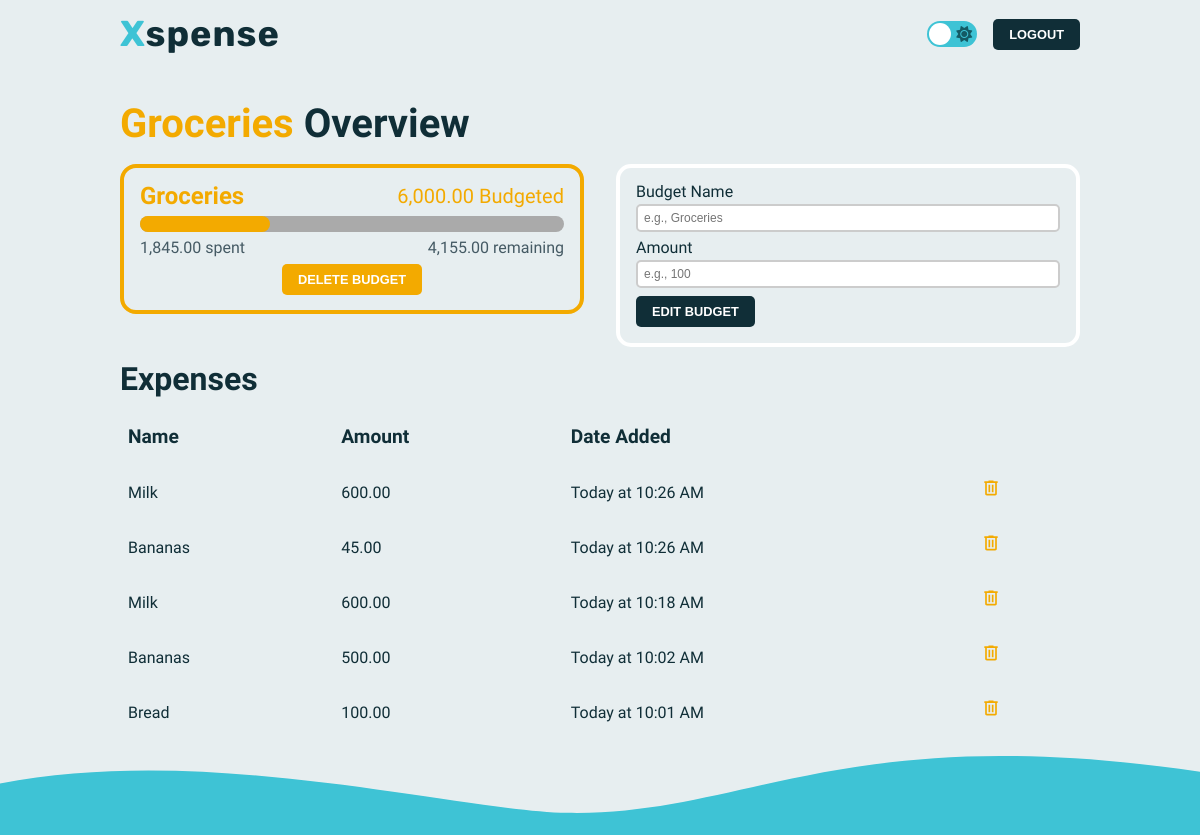
/budgets/Groceries (signed in), run on the app's committed database.
### models.py (models this page shows, shortened)
class Budget(db.Model, UserMixin):
    __tablename__ = "budget"
    id = db.Column(db.Integer, primary_key=True)
    name = db.Column(db.String(25), nullable=False)
    amount = db.Column(db.Float, nullable=False)
    spent = db.Column(db.Float, nullable=False, default=0)
    color = db.Column(db.String(9), nullable=False)
    date_added = db.Column(db.DateTime, default=datetime.utcnow)
    user_id = db.Column(db.Integer, db.ForeignKey("user.id"))
    expenses = db.relationship("Expense", backref="budget")

class Expense(db.Model, UserMixin):
    __tablename__ = "expense"
    id = db.Column(db.Integer, primary_key=True)
    name = db.Column(db.String(25), nullable=False)
    amount = db.Column(db.Float, nullable=False)
    date_added = db.Column(db.DateTime, default=datetime.utcnow)
    budget_id = db.Column(db.Integer, db.ForeignKey("budget.id"))
    user_id = db.Column(db.Integer, db.ForeignKey("user.id"))

### app.py (the view)
@app.route("/budgets/<name>")
@login_required
def budget_details(name):
    budget_form = BudgetForm()
    budget = Budget.query.filter_by(user_id=current_user.id).filter_by(name=name).first_or_404()
    return render_template(
        "details.html",
        budget=budget,
        budget_form=budget_form,
        curr_f=currency_formatter,
    )

### forms.py (shortened to what this page needs)
class BudgetForm(FlaskForm):
    name = StringField(
        "Budget Name",
        validators=[InputRequired(), length(min=3, max=20)],
        render_kw={"placeholder": "e.g., Groceries"},
    )
    amount = FloatField(
        "Amount",
        validators=[InputRequired()],
        render_kw={"placeholder": "e.g., 100"},
    )
    submit = SubmitField("Create Budget")

### app.py (called while the page is built)
@login_manager.user_loader
def load_user(user_id):
    return User.query.get(int(user_id))

### helpers.py (called while the page is built)
def currency_formatter(number):
    return "{:,.2f}".format(number)

### templates/details.html (shortened to what this page needs)
{% extends 'layout.html' %}
{% block header %}
<a href="/logout" ><button class="btn btn-small">logout</button></a>
{% endblock %}
{% block body %}
<div class="container dashboard">
  <h1 class="title"><span class="{{ budget.color }}">{{ budget.name }}</span> Overview</h1>
  <div class="create">
    <div class="budget-card {{ budget.color }}">
      <div class="row">
        <h3 class="sub-subtitle row-title {{ budget.color }}">{{ budget.name }}</h3>
        <p class="amount {{ budget.color }}">{{ curr_f(budget.amount) }} Budgeted</p>
      </div>
      <div class="row {{ budget.color }}">
        <progress max="{{ budget.amount }}" value="{{ budget.spent }}"></progress>
      </div>
      <div class="row progress-text">
        <small>{{ curr_f(budget.spent) }} spent</small>
        {% if budget.amount - budget.spent < 0 %}
        <small class="warn">{{  curr_f(budget.spent - budget.amount) }} overbudget</small>
        {% else %}
        <small>{{ curr_f(budget.amount - budget.spent) }} remaining</small>
        {% endif %}
      </div>
      <div class="row">
        <a href="/delete-budget/{{ budget.name }}"><button class="btn btn-small {{ budget.color }}">Delete Budget</button></a>
      </div>
    </div>
    <div class="card budget">
      <form action="/edit-budget" method="post" novalidate>
        <div class="form-control">
          {{ budget_form.name.label}}
          {{ budget_form.name(class="input")}}
        </div>
        <div class="form-control">
          {{ budget_form.amount.label}}
          {{ budget_form.amount(class="input")}}
        </div>
        <button class="btn btn-small">edit budget</button>
      </form>
    </div>
  </div>
  {% if budget.expenses %}
  <h2 class="subtitle">Expenses</h2>
  <table>
    <table>
      <tr>
        <th>Name</th>
        <th>Amount</th>
        <th>Date Added</th>
        <th></th>
      </tr>
        {% for expense in budget.expenses|reverse %}
          <tr>
            <td>{{ expense.name }}</td>
            <td>{{ curr_f(expense.amount) }}</td>
            <td>{{ moment(expense.date_added).calendar() }}</td>
            <td>
              <form action="/{{ budget.name }}/delete-expense" method="post">
                <button class="delete-expense" type="submit">
                  <svg
                    xmlns="http://www.w3.org/2000/svg"
                    height="20"
                    viewBox="0 -960 960 960"
                    width="24"
                    class="{{ budget.color }}"
                  >
                    <path
                      d="M280-120q-33 0-56.5-23.5T200-200v-520h-40v-80h200v-40h240v40h200v80h-40v520q0 33-23.5 56.5T680-120H280Zm400-600H280v520h400v-520ZM360-280h80v-360h-80v360Zm160 0h80v-360h-80v360ZM280-720v520-520Z"
                    />
                  </svg>
                </button>
              </form>
            </td>
          </tr>
      {% endfor %}
    </table>
    {% endif %}
</div>
{% endblock %}

### static/css/style.css (style rules this page uses)
:root { --primary-color: #3ec3d5; --secondary-color: #145a64; --light-color: #ffffff; --text-color: #102E37; --text-color-light: #455a64; --progress-color: #aaa; --accent-color1: #2fb64e; --accent-color2: #ff555f; --accent-color3: #55adff; --accent-color4: #f3aa00; --accent-color5: #F78D3F; --accent-color6: #145b96; --accent-color7: #3d5f06; --background-color: #e7eef0; --footer-color: #3ec3d5; --box-shadow: 0 0 8px #bbb; --main-font: "Source Sans 3", sans-serif; --logo-font: "Rubik", sans-serif; }
* { margin: 0; padding: 0; box-sizing: border-box; transition: 0.1s; }
body { font-family: var(--main-font); display: flex; flex-direction: column; justify-content: space-between; min-height: 100vh; background-color: var(--background-color); }
a { text-decoration: none; }
a, a:visited, a:hover, a:active { color: inherit; }
label { color: var(--text-color); }
.container { width: 80%; max-width: 1024px; margin: 0 auto; flex-grow: 1; padding: 1rem 0; }
.btn { text-transform: uppercase; padding: 0.625rem 1.25rem; font-size: 1rem; width: max-content; color: var(--light-color) !important; font-weight: 700; background-color: var(--text-color); border: none; border-radius: 5px; cursor: pointer; text-decoration: none; }
.btn-small { padding: 0.5rem 1rem; font-size: 0.8rem; }
.input { width: 100%; height: 2em; padding: 1em 0.5em; border: 2px solid #ccc; border-radius: 4px; background-color: white; font-size: 1rem; margin-top: 0.25rem; color: var(--text-color-light); }
.title { font-size: 2.5rem; font-weight: 700; margin: 0.5em 0; color: var(--text-color); }
.subtitle { font-size: 2rem; font-weight: 700; margin-bottom: 0.5em; color: var(--text-color); }
.sub-subtitle { font-size: 1.25rem; font-weight: 700; margin-bottom: 0.5em; color: var(--text-color); }
.create { display: grid; grid-template-columns: 1fr 1fr; gap: 2rem; }
.create .input { width: 100%; padding: 1em 0.5em; border-radius: 5px; background-color: white; font-size: 0.75rem; margin-top: 0.25rem; color: var(--text-color-light); }
.card { border-radius: 15px; padding: 1rem; margin-bottom: 1rem; position: relative; border: 4px solid var(--light-color); }
.create form { display: flex; flex-direction: column; gap: 0.5rem; }
.form-control { display: flex; flex-direction: column; position: relative; }
.budget-card { padding: 1rem; height: 150px; border-radius: 16px; display: flex; gap: 0.5rem; flex-direction: column; justify-content: center; }
.row { width: 100%; text-align: center; display: flex; justify-content: space-between; align-items: center; }
.row a { margin: auto; }
.row .sub-subtitle { margin: 0; font-size: 1.5rem; }
.row .amount { font-size: 1.25rem; }
progress { width: 100%; height: 1rem; border: none; }
.progress-text { color: var(--text-color-light); }
table { border-collapse: collapse; width: 100%; }
th { font-size: 1.2rem; font-weight: 700; }
td , th { text-align: left; padding: 1rem 0.5rem; color: var(--text-color); }
.delete-expense { background-color: transparent; border: none; cursor: pointer; }

### static/css/accents.css (style rules this page uses)
.sub-subtitle.accent-4, .amount.accent-4 { color: var(--accent-color4); }
.budget-card.accent-4 { border: 4px solid var(--accent-color4); }
.row.accent-4 > progress::-webkit-progress-value, .btn-small.accent-4, .budget-name.accent-4 { background-color: var(--accent-color4); }
.accent-4 { fill: var(--accent-color4); color: var(--accent-color4); }

### data on the page
Budget: name "Groceries", amount "6,000.00", spent "1,845.00", curr_f(budget.amount-budget.spent) "4,155.00"
Expense: name "Milk", amount "600.00", date_added "Today at 10:26 AM"
Expense: name "Bananas", amount "45.00", date_added "Today at 10:26 AM"
Expense: name "Milk", amount "600.00", date_added "Today at 10:18 AM"
Expense: name "Bananas", amount "500.00", date_added "Today at 10:02 AM"
Expense: name "Bread", amount "100.00", date_added "Today at 10:01 AM"

### other printed values
{{ budget_form.name.label }} "Budget Name"
{{ budget_form.amount.label }} "Amount"
